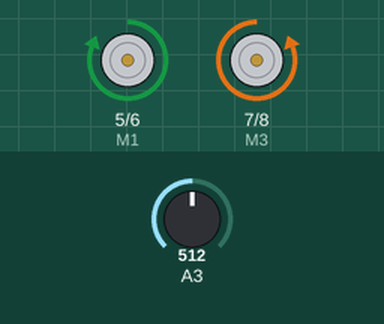
The sketch below on a simulated Arduino Uno, built with avr-gcc and run on an emulated ATmega328P. Shown: motor-driver pin pairs drawn as motors (green arrow = first pin HIGH = forward, orange = second pin HIGH = backward, longer = more drive). Inputs (shaded band) come from the test bench; at power-on: A3 = 512. What the sketch prints to the serial monitor is not drawn.

Above: at 1.0 s.
At 3.5 s:
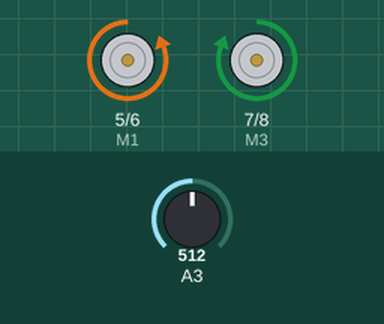
Timing chart, 0 to 6.5 s (numbered marks = the images above):
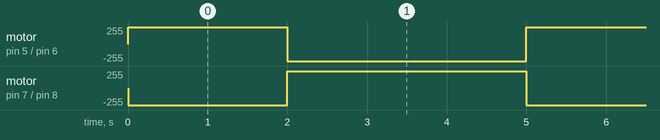

The sketch:

Sumo_Code.ino
```cpp
#define M1 5
#define M2 6
#define M3 7
#define M4 8

int x;

void setup() {
  // put your setup code here, to run once:
  pinMode(5, OUTPUT);
  pinMode(6, OUTPUT);
  pinMode(7, OUTPUT);
  pinMode(8, OUTPUT);
  Serial.begin(9600);

}

void loop() {
  // put your main code here, to run repeatedly:
  digitalWrite(M1, HIGH);
  digitalWrite(M2, LOW);

  digitalWrite(M3, LOW);
  digitalWrite(M4, HIGH);

  delay(2000);

  digitalWrite(M1, LOW);
  digitalWrite(M2, HIGH);

  digitalWrite(M3, HIGH);
  digitalWrite(M4, LOW);

  delay(2000);

  x = analogRead(3);
  Serial.println(x);
  delay(1000);
}
```

Measured:
- by itself, motor on pin 5 (M1) / pin 6 (M2): alternates forward 255/255 for 2.0 s and backward 255/255 for 3.0 s
- by itself, motor on pin 7 (M3) / pin 8 (M4): alternates forward 255/255 for 3.0 s and backward 255/255 for 2.0 s
